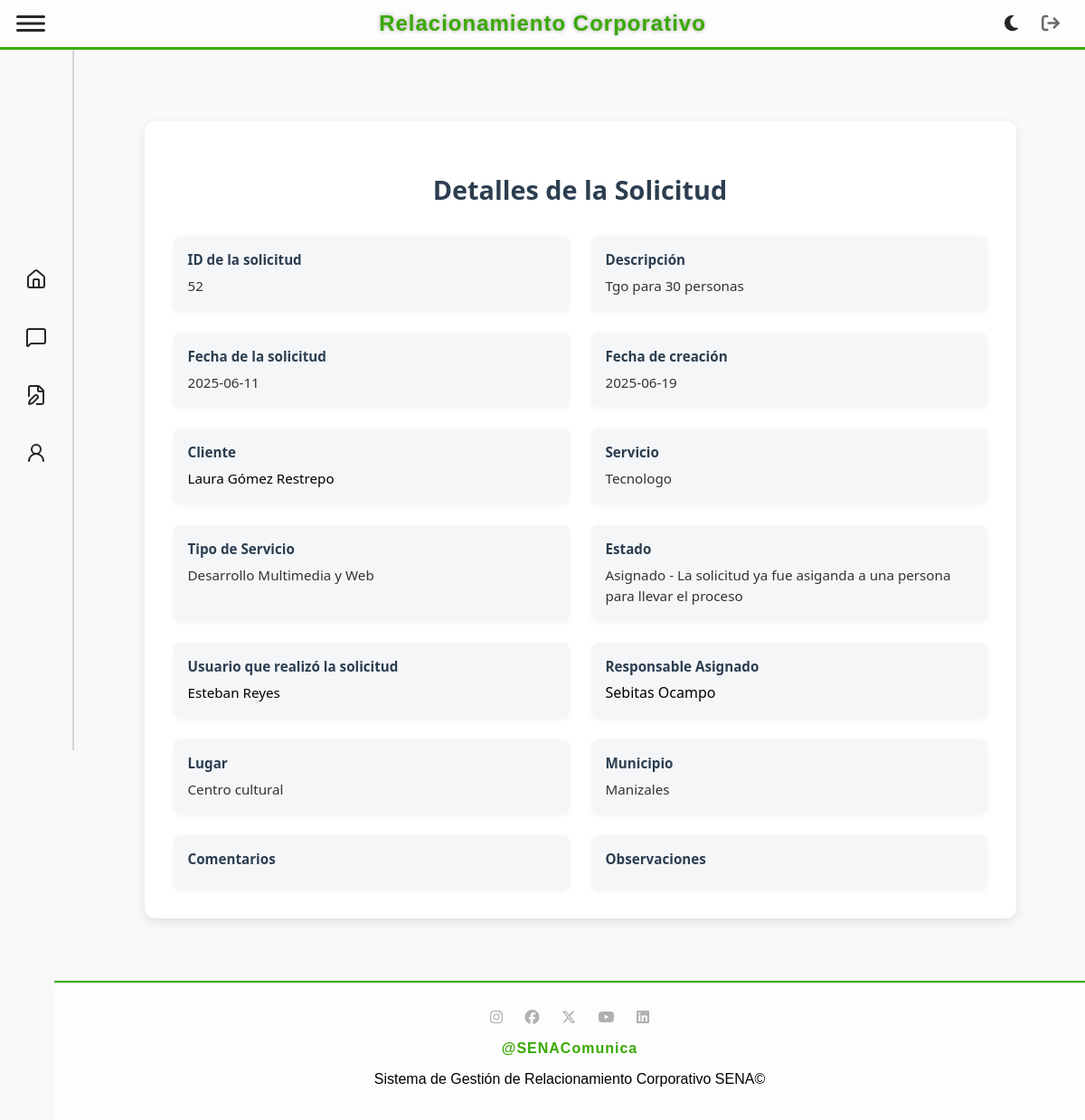
/solicitud/view/52 (signed in), run on the app's committed database.
### tables this page shows
CREATE TABLE `solicitud` (
  `idSolicitud` int(11) NOT NULL,
  `FechaEvento` date DEFAULT NULL,
  `FechaCreacion` date NOT NULL,
  `Lugar` varchar(80) DEFAULT NULL,
  `Municipio` varchar(50) NOT NULL,
  `Observaciones` text DEFAULT NULL,
  `Comentarios` text DEFAULT NULL,
  `MedioSolicitud` varchar(50) DEFAULT NULL,
  `DescripcionNecesidad` varchar(100) DEFAULT NULL,
  `FKusuario` int(11) NOT NULL,
  `FKtipoEvento` int(11) NOT NULL,
  `FKestado` int(11) NOT NULL,
  `FKcliente` int(11) NOT NULL,
  `FKtipoServicio` int(11) NOT NULL,
  `Asignacion` int(11) DEFAULT NULL,
  `Archivado` tinyint(1) DEFAULT 0
);

CREATE TABLE `cliente` (
  `idCliente` int(11) NOT NULL,
  `DocumentoCliente` varchar(20) NOT NULL,
  `NombreCliente` varchar(100) NOT NULL,
  `CorreoCliente` varchar(100) NOT NULL,
  `TelefonoCliente` varchar(10) NOT NULL
);

CREATE TABLE `servicio` (
  `idServicio` int(11) NOT NULL,
  `Servicio` varchar(100) NOT NULL,
  `Color` varchar(7) NOT NULL
);

CREATE TABLE `tiposervicio` (
  `idTipoServicio` int(11) NOT NULL,
  `TipoServicio` varchar(100) NOT NULL,
  `FKidServicio` int(11) NOT NULL
);

CREATE TABLE `estado` (
  `idEstado` int(11) NOT NULL,
  `Estado` varchar(45) NOT NULL,
  `Descripcion` varchar(100) NOT NULL,
  `Color` varchar(7) NOT NULL DEFAULT '#4361ee'
);

CREATE TABLE `usuario` (
  `idUsuario` int(11) NOT NULL,
  `DocumentoUsuario` varchar(20) NOT NULL,
  `NombreUsuario` varchar(100) NOT NULL,
  `CorreoUsuario` varchar(100) NOT NULL,
  `TelefonoUsuario` varchar(10) NOT NULL,
  `ContraseñaUsuario` varchar(255) NOT NULL,
  `FKidRol` int(11) NOT NULL
);

### app/controllers/baseController.php (called while the page is built, shortened)
<?php
class BaseController
{
    public $layout = "default";
    public function render(string $view, array $arrayData = null)
    {
        $layout = MAIN_APP_ROUTE . "../views/layouts/{$this->layout}.php";
        include_once $layout;
    }
}

### app/controllers/solicitudController.php (called while the page is built, shortened)
<?php
require_once "baseController.php";
require_once MAIN_APP_ROUTE . "../models/SolicitudModel.php";
class SolicitudController extends BaseController
{
    public function viewSolicitud($id)
    {
        $solicitudObj = new SolicitudModel();
        $solicitudInfo = $solicitudObj->getSolicitud($id);
        $data = [
            "solicitud" => $solicitudInfo,
            "titulo" => "Ver solicitud #" . $id
        ];
        $this->render("solicitud/viewOne.php", $data);
    }
}

### app/models/BaseModel.php (called while the page is built, shortened)
<?php
abstract class BaseModel {
    public function __construct() {
        try {
            $options = [
                PDO::ATTR_ERRMODE => PDO::ERRMODE_EXCEPTION,
                PDO::ATTR_DEFAULT_FETCH_MODE => PDO::FETCH_OBJ
            ];
            $dsn = DRIVER.':host='.HOST.';dbname='.DATABASE;
            $this->dbConnection = new PDO($dsn, USERNAME_DB, PASSWORD_DB, $options);
        } catch (PDOException $ex) {
            echo 'Error en la conexión: '.$ex->getMessage();
            exit;
        }
    }
}

### app/models/solicitudModel.php (called while the page is built, shortened)
<?php
require_once MAIN_APP_ROUTE . "../models/BaseModel.php";
class SolicitudModel extends BaseModel
{
    public function __construct(
        ?int $idSolicitud = null,
        ?string $Descripcion = null,
        ?string $FechaSolicitud = null,
        ?int $IdCliente = null,
        ?int $IdServicio = null,
        ?int $IdEstado = null
    ) {
        $this->table = "solicitud";
    }
    public function getSolicitud($id)
    {
        try {
            $sql = "SELECT s.*,
                       c.idCliente,
                       c.NombreCliente,
                       c.CorreoCliente,
                       c.TelefonoCliente,
                       c.DocumentoCliente,
                       ts.TipoServicio,
                       sv.Servicio,
                       e.Estado,
                       e.Descripcion as EstadoDescripcion,
                       u.NombreUsuario,
                       ua.NombreUsuario AS NombreUsuarioAsignado  -- Agrega esta línea
                FROM {$this->table} s
                JOIN cliente c ON s.FKcliente = c.idCliente
                JOIN tiposervicio ts ON s.FKtipoServicio = ts.idTipoServicio
                JOIN servicio sv ON ts.FKidServicio = sv.idServicio
                JOIN estado e ON s.FKestado = e.idEstado
                JOIN usuario u ON s.FKusuario = u.idUsuario
                LEFT JOIN usuario ua ON s.Asignacion = ua.idUsuario  -- Agrega esta línea
                WHERE s.idSolicitud = :id";
            $statement = $this->dbConnection->prepare($sql);
            $statement->bindParam(":id", $id, PDO::PARAM_INT);
            $statement->execute();
            return $statement->fetch(PDO::FETCH_OBJ);
        } catch (PDOException $ex) {
            throw new PDOException("Error al obtener la solicitud: " . $ex->getMessage());
        }
    }
}

### app/views/solicitud/viewOne.php (the view, shortened to what this page needs)
<div class="data-container">
    <h2 class="form-title">Detalles de la Solicitud</h2>
    <?php
    if ($solicitud && is_object($solicitud)) {
        echo  "
                <div class='record-details'>
                <div class='detail-group'>
                    <label>ID de la solicitud</label>
                    <span>{$solicitud->idSolicitud}</span>
                </div>
                <div class='detail-group'>
                    <label>Descripción</label>
                    <span>{$solicitud->DescripcionNecesidad}</span>
                </div>
                <div class='detail-group'>
                    <label>Fecha de la solicitud</label>
                    <span>{$solicitud->FechaEvento}</span>
                </div>
                <div class='detail-group'>
                    <label>Fecha de creación</label>
                    <span>{$solicitud->FechaCreacion}</span>
                </div>
                <div class='detail-group'>
                    <label>Cliente</label>
                    <span><a href='#' onclick='mostrarClienteModal({$solicitud->idCliente}); return false;' style='color:#000;text-decoration:none;cursor:pointer'>{$solicitud->NombreCliente}</a></span>
                </div>
                <div class='detail-group'>
                    <label>Servicio</label>
                    <span>{$solicitud->Servicio}</span>
                </div>
                <div class='detail-group'>
                    <label>Tipo de Servicio</label>
                    <span>" . htmlspecialchars($solicitud->TipoServicio) . "</span>
                </div>
                <div class='detail-group'>
                    <label>Estado</label>
                    <span>{$solicitud->Estado} - {$solicitud->EstadoDescripcion}</span>
                </div>
                <div class='detail-group'>
                    <label>Usuario que realizó la solicitud</label>
                    <span><a href='/usuario/view/{$solicitud->FKusuario}' style='color:#000;text-decoration:none;cursor:pointer'>" . htmlspecialchars($solicitud->NombreUsuario) . "</a></span>
                </div>
                <div class='detail-group'>
                    <label>Responsable Asignado</label>
                    ";
                    if (!empty($solicitud->Asignacion) && !empty($solicitud->NombreUsuarioAsignado)) {
                        echo "<a href='/usuario/view/{$solicitud->Asignacion}' style='color:#000;text-decoration:none;cursor:pointer'>" . htmlspecialchars($solicitud->NombreUsuarioAsignado) . "</a>";
                    } else {
                        echo "<span>No asignado</span>";
                    }
                echo "
                </div>
                <div class='detail-group'>
                    <label>Lugar</label>
                    <span>" . htmlspecialchars($solicitud->Lugar ?? '') . "</span>
                </div>
                <div class='detail-group'>
                    <label>Municipio</label>
                    <span>" . htmlspecialchars($solicitud->Municipio ?? '') . "</span>
                </div>
                <div class='detail-group'>
                    <label>Comentarios</label>
                    <span>" . htmlspecialchars($solicitud->Comentarios ?? '') . "</span>
                </div>
                <div class='detail-group'>
                    <label>Observaciones</label>
                    <span>" . htmlspecialchars($solicitud->Observaciones ?? '') . "</span>
                </div>
              </div>";
    }
    ?>
</div>

### public/css/styles_admin_layout.css (style rules this page uses)
html, body { height: 100vh; min-height: 100vh; }
body { display: flex; flex-direction: column; min-height: 100vh; margin: 0; font-family: sans-serif; background-color: #f9f9f9; transition: margin-left 0.3s ease; }

### app/views/solicitud/viewOne.php (style rules this page uses)
.data-container { max-width: 900px; margin: 2rem auto; padding: 2rem; background-color: #ffffff; border-radius: 12px; box-shadow: 0 4px 12px rgba(0, 0, 0, 0.1); font-family: 'Segoe UI', Tahoma, Geneva, Verdana, sans-serif; }
.form-title { color: #2c3e50; margin-bottom: 2rem; font-size: 1.8rem; text-align: center; font-weight: 600; }
.record-details { display: grid; grid-template-columns: repeat(2, 1fr); gap: 1.5rem; }
.detail-group { background-color: #f4f6f8; border-radius: 8px; padding: 1rem; box-shadow: 0 2px 6px rgba(0, 0, 0, 0.05); }
.detail-group label { display: block; font-weight: bold; font-size: 0.95rem; color: #2c3e50; margin-bottom: 0.5rem; }
.detail-group span { font-weight: normal; font-size: 0.95rem; color: #333; line-height: 1.5; }

### data on the page
solicitud: idSolicitud "52", DescripcionNecesidad "Tgo para 30 personas", FechaEvento "2025-06-11", FechaCreacion "2025-06-19", FKcliente.NombreCliente "Laura Gómez Restrepo", servicio.Servicio "Tecnologo", FKtipoServicio.TipoServicio "Desarrollo Multimedia y Web", FKestado.Estado "Asignado", FKestado.Descripcion "La solicitud ya fue asiganda a una persona para llevar el proceso", FKusuario.NombreUsuario "Esteban Reyes", usuario.NombreUsuario "Sebitas Ocampo", Lugar "Centro cultural", Municipio "Manizales"
